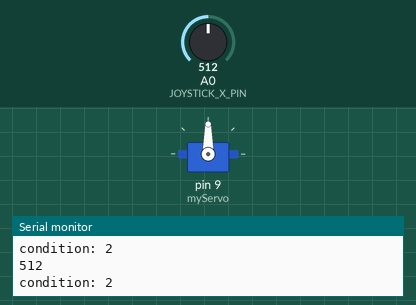
Simulated run of this sketch. Board: Arduino Uno, built with avr-gcc and run on an emulated ATmega328P. On the bench: servo, the last lines printed to the serial monitor. The inputs (shaded band) are chosen by the test bench; at power-on: A0 (JOYSTICK_X_PIN) = 512.

Above: at 1.2 s.
1.3 s: A0 (JOYSTICK_X_PIN) set to 682
4.3 s: A0 (JOYSTICK_X_PIN) set to 710
At 7.2 s:
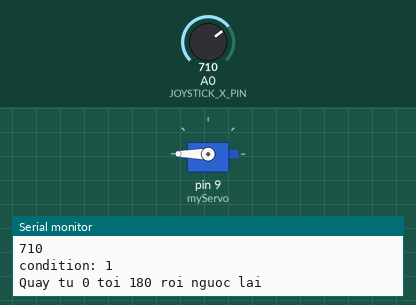
7.3 s: A0 (JOYSTICK_X_PIN) set to 690
At 8.0 s:
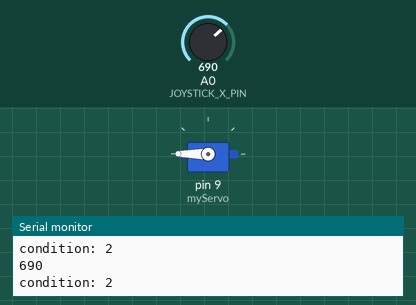
8.8 s: A0 (JOYSTICK_X_PIN) set to 716
At 9.2 s:
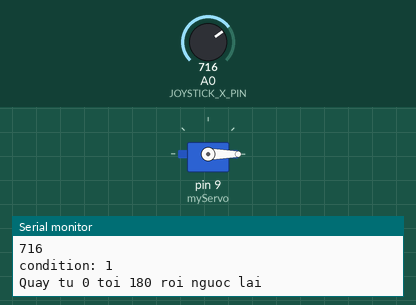
Timing chart, 0 to 12.8 s (numbered marks = the images above; inputs shaded):
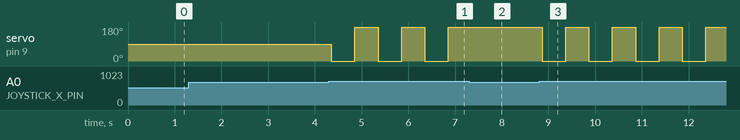

The sketch:

dongCoServo.ino
```cpp
#include <Servo.h>

Servo myServo;

// Joystick
#define JOYSTICK_X_PIN A0

// Cảm biến sóng âm
#define TRIG_PIN 11
#define ECHO_PIN 10

// Cảm biến gas
#define GAS A1

// Cảm biến ánh sáng
#define LIGHT 3

// Dò line
#define LINE 2

// Hồng ngoại
#define MOVE 6

void setup() {
  myServo.attach(9);  // gắn servo vào chân D9
  Serial.begin(9600);

  pinMode(JOYSTICK_X_PIN, INPUT);
  pinMode(GAS, INPUT);
  pinMode(LIGHT, INPUT);
  pinMode(LINE, INPUT);
  pinMode(MOVE, INPUT);

  pinMode(TRIG_PIN, OUTPUT);
  pinMode(ECHO_PIN, INPUT);
}

void loop() {
  int condition = joystick();
  Serial.print("condition: ");
  Serial.println(condition);

  if (condition == 0) {
    quay(0, 90);

  } else if (condition == 1) {
    quay(0, 180);
  } else {

  }
}

void quay(int start, int end) {
  Serial.println("Quay tu " + String(start) + " toi " + String(end) + " roi nguoc lai");

  myServo.write(start);
  delay(500);
  myServo.write(end);
  delay(500);
}

int joystick() {
  int xValue = analogRead(JOYSTICK_X_PIN);
  Serial.println(xValue);
  if (xValue < 300) return 0;
  else if (xValue >= 300 && xValue <= 700) return 2;
  else return 1;
}

int khiGas() {
  int value = analogRead(GAS);
  Serial.println(value);
  return value > 400 ? 1 : 0;
}

int doLine() {
  int value = digitalRead(LINE);
  return value == LOW ? 1 : 0;
}

int songAm() {
  digitalWrite(TRIG_PIN, LOW);
  delayMicroseconds(2);
  digitalWrite(TRIG_PIN, HIGH);
  delayMicroseconds(10);
  digitalWrite(TRIG_PIN, LOW);

  long duration = pulseIn(ECHO_PIN, HIGH, 30000);

  if (duration == 0) {
    return 1;
  }

  float distance = duration * 0.034 / 2;
  Serial.println(distance);

  return (distance < 10) ? 0 : 1;
}

int hongNgoai() {
  return digitalRead(MOVE);  // Trả về 1 nếu phát hiện chuyển động
}

int anhSang() {
  return !digitalRead(LIGHT);
}
```

Measured:
- the behaviour switches between 700 and 701 on A0 (JOYSTICK_X_PIN) (found by bisection; images 0 and 1)
- after the input at 4.3 s, servo on pin 9 (myServo): alternates 180° for 0.50 s and 0° for 0.50 s, starting after 0.05 s
- after the input at 7.3 s, servo on pin 9 (myServo): stays 180° (without the input it goes to 0° after 0.06 s)
- after the input at 8.8 s, servo on pin 9 (myServo): alternates 180° for 0.50 s and 0° for 0.50 s, starting after 0.06 s
